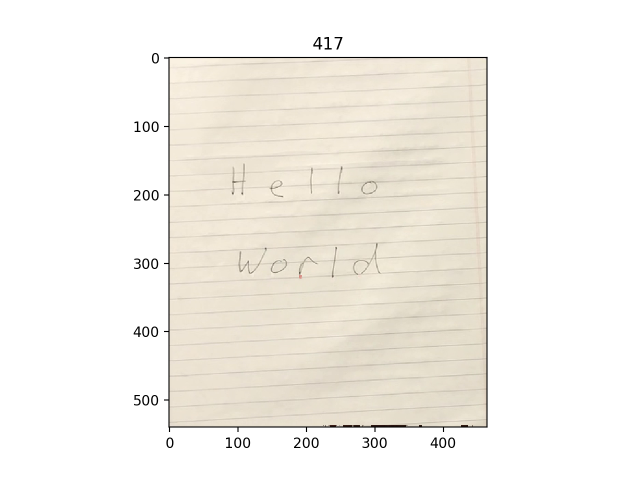
#> input picture helloworld.png, 1280 x 960 px, given in place of test.mov, which was not available (shown at 1/2 size)
$ python mean_shift.py
#> lines starting #> are read from the running program, lines starting #| are printed output that depends on the picture; after the words box and inside, x2 and y2 are one past the last pixel; in counts of white or black regions, pixels touching at a corner belong together; pictures that were not available may be replaced by others from this repository, and a replacement may not be noted
import cv2
import time
import matplotlib.pyplot as plt
import numpy as np


def get_mask(image, kernel = (9,9)):
    opening = cv2.morphologyEx(image,cv2.MORPH_OPEN, kernel, iterations = 2)
    return cv2.dilate(opening,kernel,iterations=3)

def get_segmentation(image, scale=.25, kernel=np.ones((3,3), np.uint8)):
    h,w,d = image.shape
    small = cv2.resize(frame, None, fx=scale, fy=scale, interpolation=cv2.INTER_AREA)
    shifted = cv2.pyrMeanShiftFiltering(small, 31, 31)
    board_color = np.ones_like(shifted)*np.mean(shifted[0], axis=0)*.9
    thresh = np.logical_and.reduce(shifted<board_color, axis=2)*1.0
    opening = cv2.morphologyEx(thresh,cv2.MORPH_OPEN,np.ones((3,3), np.uint8), iterations = 2)
    mask = cv2.dilate(opening,np.ones((5,5), np.uint8),iterations=3)
    full_mask = cv2.resize(mask, (w,h), interpolation=cv2.INTER_CUBIC)
    # [9 lines of commented-out code are left out]
    return full_mask

cap = cv2.VideoCapture("test.mov")
cnt = cap.get(cv2.CAP_PROP_FRAME_COUNT)
i = 30
cap.set(cv2.CAP_PROP_POS_FRAMES, i)
ret, prev_frame = cap.read()
#> prev_frame is the input picture: shape (960, 1280, 3); mean B, G, R 235.2, 241.4, 244.6
gray = cv2.cvtColor(prev_frame, cv2.COLOR_BGR2GRAY)
motion_field = np.zeros_like(gray)
board = prev_frame
h,w,d = prev_frame.shape
#> h = 960; w = 1280; d = 3
out = cv2.VideoWriter('mean_shift.avi',cv2.VideoWriter_fourcc('M','J','P','G'), 30, (w,h))

while ret:
    t1 =time.time()
    ret, frame = cap.read(); i+=1
    if not ret:
        plt.show()
        break
    mask = get_segmentation(frame)
#> in get_segmentation, `small = cv2.resize(frame, None, fx=scale, fy=scale, interpolation=cv2...`:
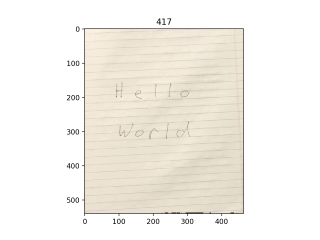
#> small: shape (240, 320, 3); mean B, G, R 235.2, 241.4, 244.6
#> in get_segmentation, `board_color = np.ones_like(shifted)*np.mean(shifted[0], axis=0)*.9`: board_color: shape (240, 320, 3) float64; every value is 229.2
#> in get_segmentation, `thresh = np.logical_and.reduce(shifted<board_color, axis=2)*1.0`:
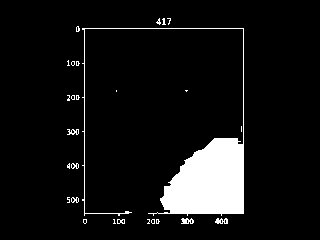
#> thresh: shape (240, 320) float64; values 0 (black) and 1 (white), 7.7% white; 27 white regions (20 under 20 px), largest, box (x1, y1, x2, y2) and area: (82, 28, 244, 216) 5462, (181, 218, 194, 224) 55, (215, 218, 228, 224) 54
#> in get_segmentation, `opening = cv2.morphologyEx(thresh,cv2.MORPH_OPEN,np.ones((3,3), np.uin..`:
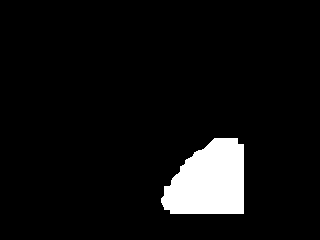
#> opening: shape (240, 320) float64; values 0 (black) and 1 (white), 6.4% white; 1 white region, box (x1, y1, x2, y2) and area: (161, 138, 244, 214) 4881
#> in get_segmentation, `mask = cv2.dilate(opening,np.ones((5,5), np.uint8),iterations=3)`:
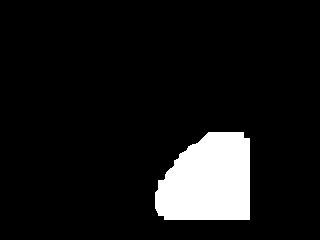
#> mask: shape (240, 320) float64; values 0 (black) and 1 (white), 9% white; 1 white region, box (x1, y1, x2, y2) and area: (155, 132, 250, 220) 6933
#> in get_segmentation, `full_mask = cv2.resize(mask, (w,h), interpolation=cv2.INTER_CUBIC)`:
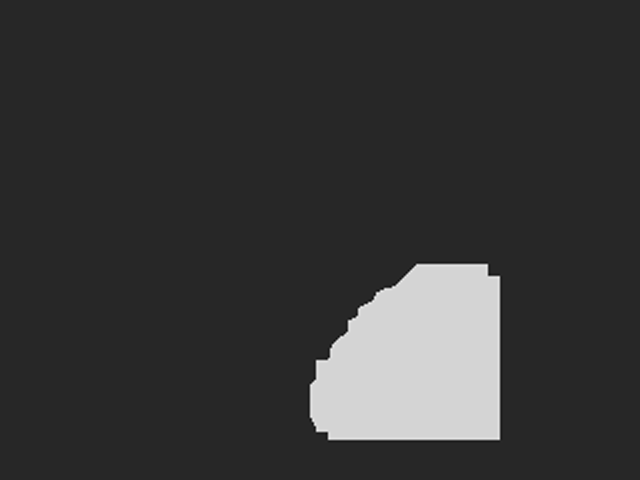
#> full_mask: shape (960, 1280) float64 (shown at 1/2 size); min -0.232, max 1.25, mean 0.0903; drawn with min black and max white
    board[mask<.5] = frame[mask<.5]
    out.write(board)
    # plt.imshow(board[..., ::-1])
    # plt.title(i)
    # plt.pause(0.0005)
    print(i, 1/(time.time()-t1))
out.release()
plt.show()
